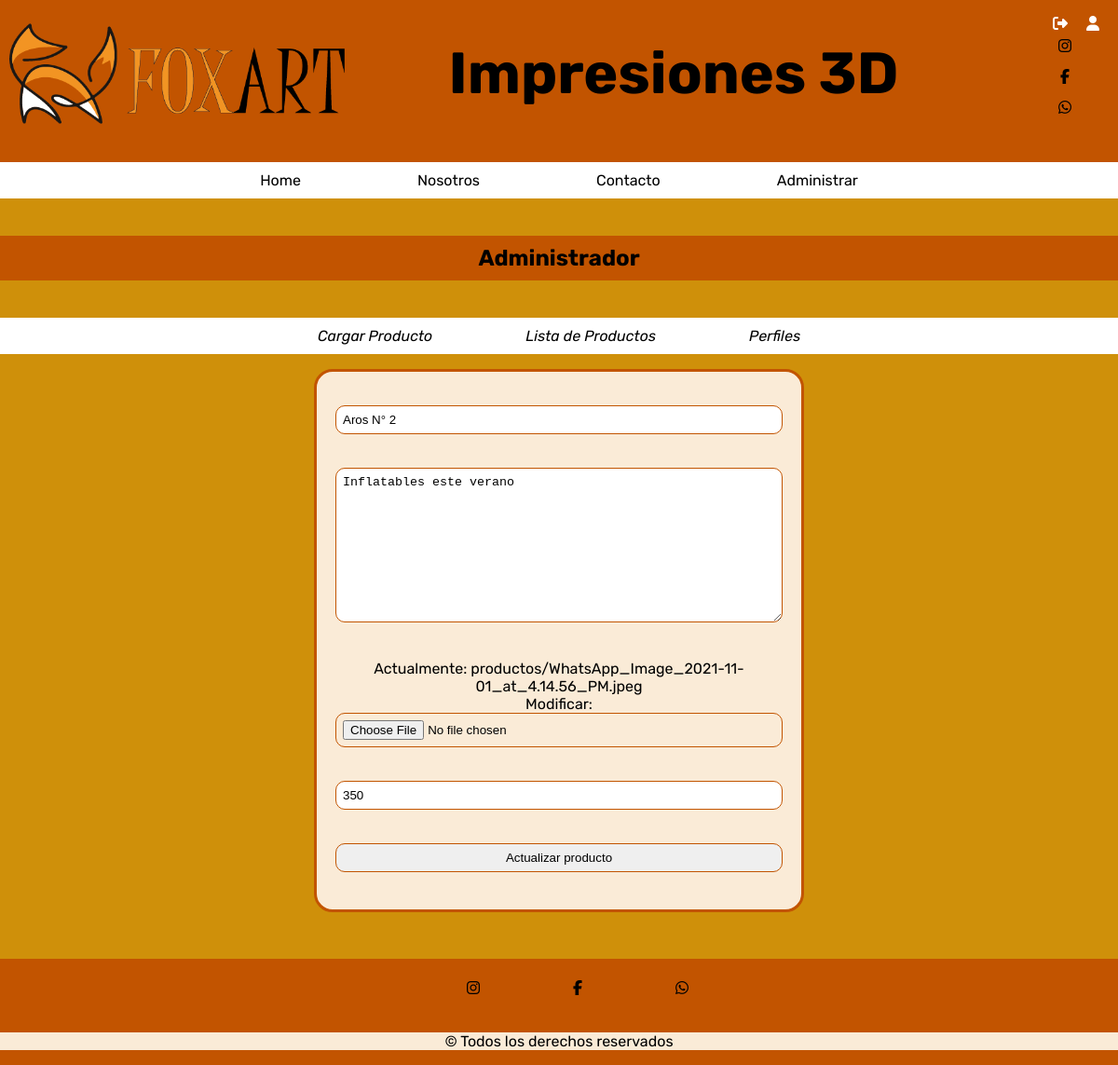
/productos/update/10/ (signed in), run on the app's committed database.
### productos/models.py (models this page shows, shortened)
class Product(models.Model):
    title = models.CharField(max_length=200, verbose_name="Titulo")
    description = models.TextField(verbose_name="Descripción")
    precio = models.CharField(max_length=10, verbose_name='Precio')
    image = models.ImageField(verbose_name="Imagen", upload_to="productos")
    created = models.DateTimeField(auto_now_add=True, verbose_name="Fecha de Creación")
    updated = models.DateTimeField(auto_now=True, verbose_name="Fecha de Modificación")
    class Meta:
        verbose_name = "producto"
        verbose_name_plural = "productos"
        ordering = ["-created"]

### productos/views.py (the view, shortened to what this page needs)
# urls.py: path('update/<int:pk>/', ProductUpdate.as_view(), name="update"),
@method_decorator(staff_member_required, name='dispatch')
class ProductUpdate(UpdateView):
    model = Product
    form_class = PageForm
    template_name_suffix = '_update_form'
    success_url = reverse_lazy('productos:productos')

### productos/forms.py
class PageForm(forms.ModelForm):
    class Meta:
        model = Product
        fields = ['title', 'description', 'image', 'precio']
        widgets ={
            'title' : forms.TextInput(attrs={'placeholder' : 'Nombre del Producto' }),
            'description': forms.Textarea(attrs={'placeholder': 'Descripción'}),
            'precio': forms.TextInput(attrs={'placeholder': 'Precio del Producto'}),
        }
        labels = {
            'title' : '', 'description':'', 'image': '', 'precio': '',
        }

### productos/templates/productos/product_update_form.html (shortened to what this page needs)
{% extends 'core/base.html' %}
{% load static %}
{% block content %}
{% include 'productos/includes/productos_menu.html'%}
<main role="main">
  <div class="container">
    <div class="row mt-3 mb-5">
      <div class="col-md-9 mx-auto">
        <div>
            <form action="" method="post" enctype="multipart/form-data">
                {{ form.as_p }}
                <div class="tex-center">
                    <input type="submit" class="btn btn-primary btn-block" value="Actualizar producto" />
                </div>
         </form>
        </div>
      </div>
    </div>
  </div>
</main>
{% endblock %}

### core/static/styles/styles.css (style rules this page uses)
body { font-family: 'Libre Bodoni', serif;font-family: 'Rubik', sans-serif; background-color: #cf900a; text-align: center; margin: 0px; padding: 0px; box-sizing: border-box; }
a { color: black; text-decoration: none; }
form { margin: auto; width: 80%; background-color:antiquewhite; border-radius: 20px; border: #C25400 solid 3px; padding: 20px; }
input, textarea { width: 100%; margin-bottom: 20px; padding: 7px; box-sizing: border-box; border: #C25400 solid 1px; border-radius: 10px; }
textarea { min-height: 100px; max-height: 200px; max-width: 100%; }
@media only screen and (min-width: 600px) { form { width: 40%; } }

### data on the page
Product: title "Aros N° 2", description "Inflatables este verano", precio "350"
